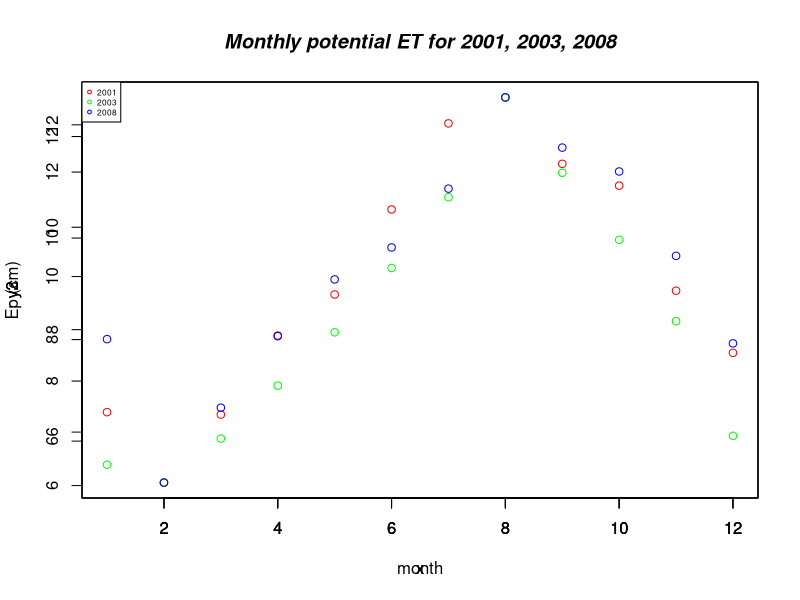

The R source for this figure:
## ---- chunk 1
knitr::opts_chunk$set(echo = TRUE)
## ---- chunk 2
# 1. Load data:

Tdata = read.table("metdata.txt",header = TRUE, sep = "")
day = Tdata[,c("day")]
Tair = Tdata[,c("tavg")]
year = Tdata[,c("year")]
data_tmdh = read.table("TMDH.txt",header = TRUE, sep = "")
TMDH = data_tmdh[,c("TMDH")]
month_tmdh = data_tmdh[,c("month")]
## ---- chunk 3

# Thornthwaite Model
# Developed by Warren Thornthwaite in 1948 to estimate PET:

#' @param     day
#' @param     year    
#' @param     Tair    (deg C) air temperature
#' @param     TMDH    Total monthly daylight hours

#' @author Bar Avni 
#' @return monthly potential ET 

Thornthwaite = 
  function(day, year, Tair, TMDH){
    
    #       Internal Variables
    
    #       day_diff = the diffrences between months
    #       day_diff0 = find the first day of the month
    #       Tmonth = Mean temperature of the month (deg C)
    #       MH_index = Monthly heat index (deg C)
    #       year_diff = find the first day of the year
    #       year_diff1 = find the first day of the year
    #       year_intersect = thake the index of the first day of the year
    #       AH_factor = multiple the month index to create the annual index
    #       AH_index = annual index
    #       a = Thornthwaite parameter
    #       b = Thornthwaite parameter
    #       Ep = monthly potential ET 
    

# Devide the manths in order to calculate the mean monthly tempature:
day_diff = diff(day)
for (i in 1:length(day_diff)) {
  if (day_diff[i] < 1) {
    day_diff[i] = 0 
  }
}
  
day_diff0 = which(day_diff %in% 0)

for (j in 1:length(day_diff0)) {
  if (j == 1){
    Tmonth = mean(Tair[1:day_diff0[j]])  
  } else {
    Tmonth[j] = mean(Tair[(day_diff0[j-1]+1):day_diff0[j]])  
  }
}
# monthly heat index:
MH_index = (Tmonth/5)^(1.514)

# Sum the 12 monthly heat index into an annual heat index (I):
year_diff = diff(year)

year_diff1 = which(year_diff %in% 1)
year_intersect = intersect(year_diff1, day_diff0)

year_index = which(day_diff0 %in% year_intersect)

AH_factor = (MH_index/5)^(1.514)

for (n in 1:length(year_index)) {
  if (n == 1){
    AH_index = sum(AH_factor[1:year_index[n]]) 
  } else {
    AH_index[n] = sum(AH_factor[(year_index[n-1]+1):year_index[n]])  
  }
}

# Monthly potential ET - Ep:
Ep = 0
for (m in 1:length(AH_index)) {
  a = 0.49+1.79*10^(-2)*AH_index[m] + 7.711*10^(-5)*AH_index[m]^2 + 6.751*10^(-7)*AH_index[m]^3
  for(l in 1:length(MH_index)){
    b =  TMDH[l]/360
    Ep[l] = 1.6*b*((10*Tmonth[l])/(AH_index[m]))^a
  }
}
# return
Ep
}
## ---- chunk 4
Ep = Thornthwaite(day, year, Tair, TMDH)
## ---- chunk 5
x = month_tmdh[4:15]
y1 = Ep[4:15]
y2 = Ep[28:39]
y3 = Ep[88:99]
#df = data.frame(x,y1,y2,y3)

plot(x, y1, type = "p", col = "red", xlab = "month", ylab = "Ep (cm)")
par(new = TRUE)
plot(x, y2, type = "p", col = "green")
par(new = TRUE)
plot(x, y3, type = "p", col = "blue")
# Create a title with a red, bold/italic font
title(main="Monthly potential ET for 2001, 2003, 2008", col.main="black", font.main=4)
legend("topleft", legend=c("2001", "2003", "2008"),
       col=c("red", "green", "blue"), pch = 1, cex=0.5)
